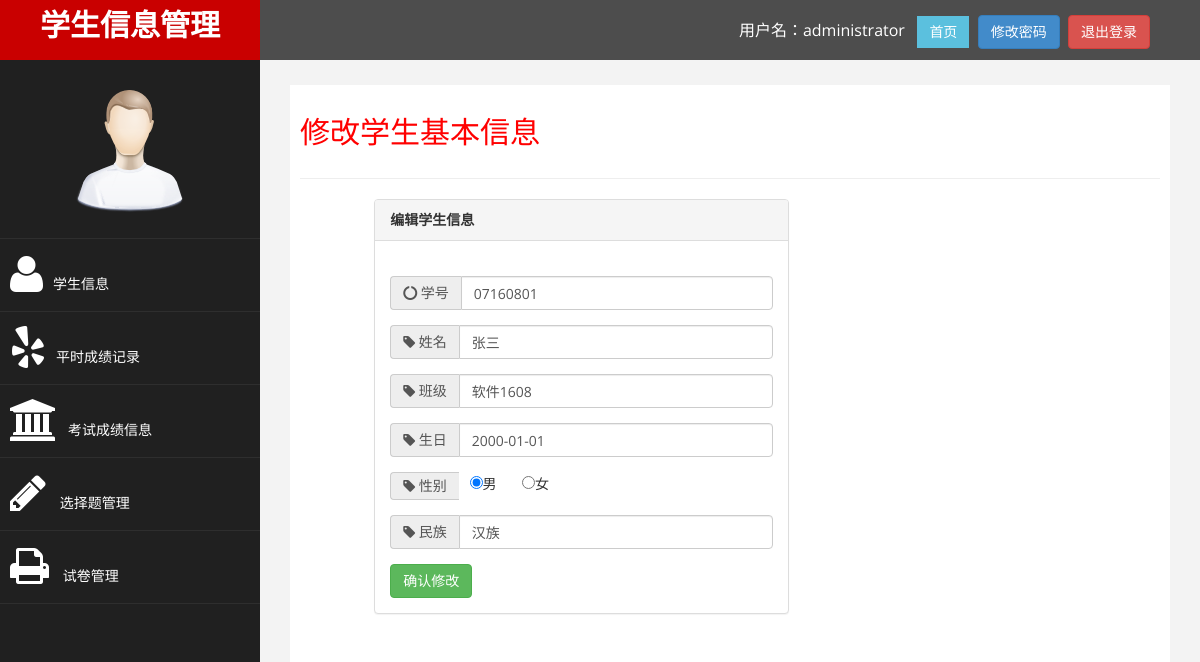
The app's page /admin/edit.php?id=1 (signed in) with its own data.
### tables this page shows
CREATE TABLE IF NOT EXISTS `student` (
  `id` int(10) unsigned NOT NULL AUTO_INCREMENT,
  `studentId` varchar(8) NOT NULL,
  `name` varchar(20) NOT NULL,
  `className` varchar(20) NOT NULL,
  `birthday` date NOT NULL,
  `sex` char(1) NOT NULL DEFAULT '男',
  `nation` varchar(10) NOT NULL,
  `password` varchar(40) DEFAULT NULL COMMENT '密码',
  PRIMARY KEY (`id`),
  UNIQUE KEY `INDEX_STUDENT_ID` (`studentId`)
);

### admin/edit.php (the view, shortened to what this page needs)
<?php require_once 'base.php';?>
<?php
$id = $_REQUEST ['id'];
$query = "select * from student where id=$id";
$result = mysql_query ( $query );
$row = mysql_fetch_array ( $result );
?>
<div id="page-wrapper">
	<div id="page-inner">
		<div class="row">
			<div class="col-md-12">
				<h2>修改学生基本信息</h2>
			</div>
		</div>
		<hr />
		<div class="row">
			<div class="col-md-6 col-md-offset-1">
				<div class="panel panel-default">
					<div class="panel-heading">
						<strong> 编辑学生信息 </strong>
					</div>
					<div class="panel-body">
						<form role="form" action="editdo.php" method='post'>
							<br /> <input type='hidden' name='id' value='<?=$row ['id']?>' />
							<div class="form-group input-group">
								<span class="input-group-addon"><i class="fa fa-circle-o-notch">
										学号</i></span> <input type="text" class="form-control"
									placeholder="学号 " name='studentId'
									value="<?=$row ['studentId']?>" />
							</div>
							<div class="form-group input-group">
								<span class="input-group-addon"><i class="fa fa-tag"> 姓名</i></span>
								<input type="text" class="form-control" placeholder=" 姓名"
									name='name' value="<?=$row ['name']?>" />
							</div>
							<div class="form-group input-group">
								<span class="input-group-addon"><i class="fa fa-tag"> 班级</i></span>
								<input type="text" class="form-control" placeholder="班级"
									name='className' value="<?=$row ['className']?>" />
							</div>
							<div class="form-group input-group">
								<span class="input-group-addon"><i class="fa fa-tag"> 生日</i></span>
								<input type="text" class="form-control" placeholder="生日"
									id='birthday' name='birthday' value="<?=$row ['birthday']?>" />
							</div>
							<div class="form-group input-group">
								<span class="input-group-addon"><i class="fa fa-tag"> 性别</i></span>
								<div align='left'>&nbsp;&nbsp;
									<input type="radio" placeholder="性别" name='sex' value='男'
										<?=$row ['sex']=='男'?'checked':''?> />男 &nbsp;&nbsp;&nbsp;&nbsp;&nbsp;&nbsp;<input type="radio"
										placeholder="性别" name='sex' value='女'
										<?=$row ['sex']=='女'?'checked':''?> />女
								</div>
							</div>
							<div class="form-group input-group">
								<span class="input-group-addon"><i class="fa fa-tag"> 民族</i></span>
								<input type="text" class="form-control" placeholder="民族"
									name='nation' value="<?=$row ['nation']?>" />
							</div>
							<input type='submit' class="btn btn-success" value='确认修改' />
						</form>
					</div>
				</div>
			</div>
		</div>
	</div>
</div>
</body>
</html>

### assets/css/custom.css (style rules this page uses)
body { font-family: 'Open Sans', sans-serif; }
#page-wrapper { padding: 15px 15px; min-height: 600px; background:#F3F3F3; }
#page-inner { width:100%; margin:10px 20px 10px 0px; background-color:#fff!important; padding:10px; min-height:1200px; }
h2 { color: #f00; }
@media (min-width:768px) { #page-wrapper { margin: 0 0 0 260px; padding: 15px 30px; min-height: 1200px; } }

### records on screen
student: studentId "07160801", name "张三", className "软件1608", birthday "2000-01-01", sex "☑", nation "汉族"

### other values on screen
$userName "administrator"
